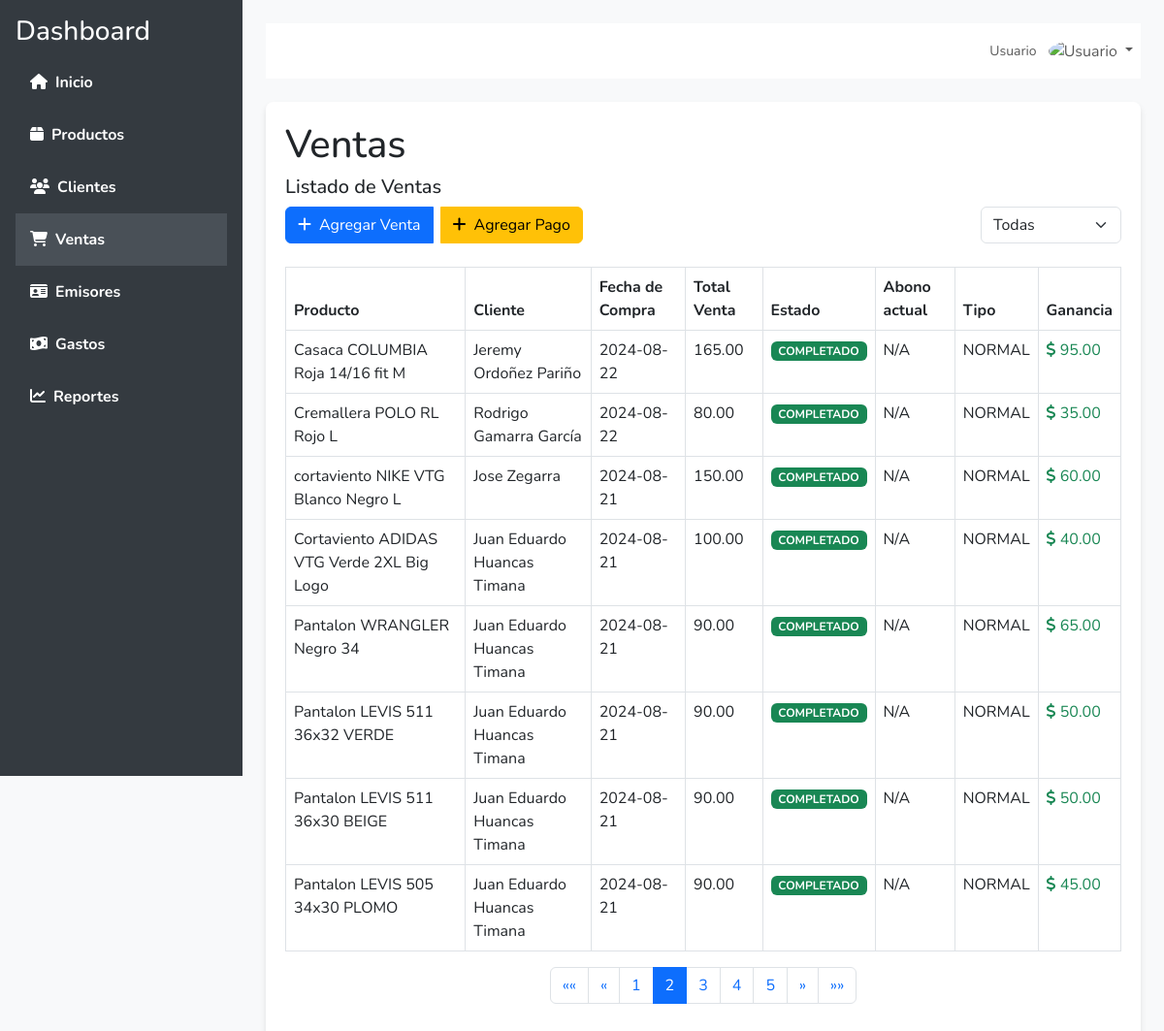
The app's page /ventas/?page=2&estado=TODOS with its own data.
### myapp/models.py (models this page shows, shortened)
class Venta(models.Model):
    TIPO_VENTA_CHOICES = [
        ('NORMAL', 'Normal'),
        ('FRACCIONADO', 'Fraccionado'),
        ('DROPSHIPPING', 'Dropshipping'),
    ]
    ESTADO_VENTA_CHOICES = [
        ('COMPLETADO', 'Completado'),
        ('PENDIENTE', 'Pendiente'),
    ]
    producto = models.ForeignKey('Producto', on_delete=models.CASCADE)
    cliente = models.ForeignKey('Cliente', on_delete=models.CASCADE)
    fecha_compra = models.DateTimeField()  # Removido auto_now_add=True
    total_venta = models.DecimalField(max_digits=10, decimal_places=2, default=0)  # Cambiado a default=0
    pago_fraccionado=models.DecimalField(max_digits=10, decimal_places=2, default=0)
    tipo_venta = models.CharField(max_length=20, choices=TIPO_VENTA_CHOICES, default='NORMAL')
    estado = models.CharField(max_length=20, choices=ESTADO_VENTA_CHOICES, default='COMPLETADO')
    eliminado = models.BooleanField(default=False)  # Nuevo campo para eliminación lógica

class Producto(models.Model):
    CATEGORIAS = [
        ('Zapatilla', 'Zapatilla'),
        ('Polo', 'Polo'),
        ('Mochila', 'Mochila'),
    ]
    ESTADOS = [
        ('Disponible', 'Disponible'),
        ('Separado', 'Separado'),
        ('Vendido', 'Vendido'),
    ]
    nombre = models.CharField(max_length=100)
    talla = models.CharField(max_length=10)
    marca = models.CharField(max_length=50)
    descripcion = models.TextField()
    precio_compra = models.DecimalField(max_digits=10, decimal_places=2)
    precio_venta = models.DecimalField(max_digits=10, decimal_places=2)
    fecha_compra = models.DateField()
    estado = models.CharField(max_length=10, choices=ESTADOS, default='Disponible')
    categoria = models.CharField(max_length=20, choices=CATEGORIAS)
    fecha_subida = models.DateTimeField(auto_now_add=True)
    eliminado = models.BooleanField(default=False)  # Nuevo campo para eliminación lógica

class Cliente(models.Model):
    nombre = models.CharField(max_length=50)
    apellido = models.CharField(max_length=50)
    celular = models.CharField(max_length=15)
    dni = models.CharField(max_length=8)
    destino = models.CharField(max_length=20)
    eliminado = models.BooleanField(default=False)  # Nuevo campo para eliminación lógica

### myapp/views.py (the view)
# urls.py: path('ventas/', ver_ventas, name='ver_ventas'),
def ver_ventas(request):
    estado_filtro = request.GET.get('estado', 'TODOS')
    if estado_filtro == 'TODOS':
        ventas_list = Venta.objects.all().order_by('-fecha_compra')
    else:
        ventas_list = Venta.objects.filter(estado=estado_filtro).order_by('-fecha_compra')
    ventas_con_ganancia = []
    for venta in ventas_list:
        producto = venta.producto
        ganancia = venta.total_venta - producto.precio_compra
        fecha_formateada = DateFormat(venta.fecha_compra).format('Y-m-d')
        ventas_con_ganancia.append({
            'venta': venta,
            'ganancia': ganancia,
            'fecha_formateada': fecha_formateada
        })
    paginator = Paginator(ventas_con_ganancia, 8)  # Mostrar 8 ventas por página
    page_number = request.GET.get('page', 1)  # Obtener el número de página desde la solicitud GET
    page_obj = paginator.get_page(page_number)
    return render(request, 'ventas.html', {
        'page_obj': page_obj,
        'estado_filtro': estado_filtro
    })

### myapp/templates/ventas.html (shortened to what this page needs)
<!DOCTYPE html>
<html lang="es">
<head>
    <link href="https://cdn.jsdelivr.net/npm/bootstrap@5.3.0/dist/css/bootstrap.min.css" rel="stylesheet">
    <link href="https://cdnjs.cloudflare.com/ajax/libs/font-awesome/6.4.0/css/all.min.css" rel="stylesheet">
</head>
<body>
    <div id="wrapper">
        <nav id="sidebar" class="d-flex flex-column p-3">
            <h3 class="text-white">Dashboard</h3>
            <ul class="nav flex-column">
                <li class="nav-item">
                    <a href="{% url 'home' %}" class="nav-link sidebar-link "><i class="fas fa-home me-2"></i>Inicio</a>
                </li>
                <li class="nav-item">
                    <a href="{% url 'ver_productos' %}" class="nav-link sidebar-link "><i class="fas fa-box me-2"></i>Productos</a>
                </li>
                <li class="nav-item">
                    <a href="{% url 'ver_clientes' %}" class="nav-link sidebar-link"><i class="fas fa-users me-2"></i>Clientes</a>
                </li>
                <li class="nav-item">
                    <a href="{% url 'ver_ventas' %}" class="nav-link sidebar-link active"><i class="fas fa-shopping-cart me-2"></i>Ventas</a>
                </li>
                <li class="nav-item">
                    <a href="{% url 'listar_emisores' %}" class="nav-link sidebar-link " ><i class="fas fa-id-card me-2"></i>Emisores</a>
                </li>
                <li class="nav-item">
                    <a href="{% url 'ver_gastos' %}" class="nav-link sidebar-link "><i class="fas fa-money-bill-wave me-2"></i>Gastos</a>
                </li>
                <li class="nav-item">
                    <a href="{% url 'ver_reportes' %}" class="nav-link sidebar-link"><i class="fas fa-chart-line me-2"></i>Reportes</a>
                </li>
            </ul>
        </nav>
        <div id="content-wrapper" class="w-100 p-4">
            <nav class="navbar navbar-expand-lg navbar-light shadow-custom mb-4">
                <ul class="navbar-nav ms-auto">
                    <li class="nav-item dropdown">
                        <a class="nav-link dropdown-toggle" href="#" id="userDropdown" role="button" data-bs-toggle="dropdown">
                            <span class="d-none d-lg-inline text-gray-600 small">Usuario</span>
                            <img class="img-profile rounded-circle ms-2" src="https://cdn-icons-png.flaticon.com/512/764/764865.png" alt="Usuario" width="30">
                        </a>
                    </li>
                </ul>
            </nav>
            <div class="container">
                <h1>Ventas</h1>
                <div class="table-container">
                    <h5>Listado de Ventas</h5>
                    <div class="d-flex justify-content-between mb-4">
                        <div class="btn-group">
                            <a href="{% url 'crear_venta' %}" class="btn btn-primary me-2"><i class="fas fa-plus me-2"></i>Agregar Venta</a>
                            <a href="{% url 'agregar_pago' %}" class="btn btn-warning"><i class="fas fa-plus me-2"></i>Agregar Pago</a>
                        </div>
                        <div>
                            <form method="GET" action="{% url 'ver_ventas' %}">
                                <select name="estado" class="form-select" onchange="this.form.submit()">
                                    <option value="TODOS" {% if estado_filtro == 'TODOS' %}selected{% endif %}>Todas</option>
                                </select>
                            </form>
                        </div>
                    </div>
                    <div class="table-responsive">
                    <table class="table table-bordered">
                        <thead>
                            <tr>
                                <th>Producto</th>
                                <th>Cliente</th>
                                <th>Fecha de Compra</th>
                                <th>Total Venta</th>
                                <th>Estado</th>
                                {% if estado_filtro == 'PENDIENTE' or estado_filtro == 'TODOS' %}
                                    <th>Abono actual</th>
                                {% endif %}
                                <th>Tipo</th>
                                <th>Ganancia</th>
                            </tr>
                        </thead>
                        <tbody>
                            {% for item in page_obj %}
                                <tr>
                                    <td>{{ item.venta.producto.nombre }}</td>
                                    <td>{{ item.venta.cliente.nombre }} {{ item.venta.cliente.apellido }}</td>
                                    <td>{{ item.fecha_formateada  }}</td>
                                    <td>{{ item.venta.total_venta }}</td>
                                    <td>
                                        <span class="badge
                                            {% if item.venta.estado == 'COMPLETADO' %} bg-success
                                            {% else %} bg-warning text-dark {% endif %}">
                                            {{ item.venta.estado }}
                                        </span>
                                    </td>
                                    {% if estado_filtro == 'PENDIENTE' or estado_filtro == 'TODOS' %}
                                        {% if item.venta.pago_fraccionado %}
                                            <td>{{ item.venta.pago_fraccionado }}</td>
                                        {% else %}
                                            <td>N/A</td>
                                        {% endif %}
                                    {% endif %}
                                    <td>{{ item.venta.tipo_venta }}</td>
                                    <td class="text-success font-weight-bold">
                                        <i class="fas fa-dollar-sign"></i> {{ item.ganancia }}
                                    </td>
                                </tr>
                            {% empty %}
                                <tr>
                                    <td colspan="{% if estado_filtro == 'PENDIENTE' or estado_filtro == 'TODOS' %}6{% else %}5{% endif %}" class="text-center">No hay ventas registradas</td>
                                </tr>
                            {% endfor %}
                        </tbody>
                    </table>
                </div>
                    <nav aria-label="Page navigation">
                        <ul class="pagination">
                            {% if page_obj.has_previous %}
                                <li class="page-item">
                                    <a class="page-link" href="?page=1&estado={{ estado_filtro }}" aria-label="Primera">
                                        <span aria-hidden="true">&laquo;&laquo;</span>
                                    </a>
                                </li>
                                <li class="page-item">
                                    <a class="page-link" href="?page={{ page_obj.previous_page_number }}&estado={{ estado_filtro }}" aria-label="Anterior">
                                        <span aria-hidden="true">&laquo;</span>
                                    </a>
                                </li>
                            {% endif %}
                            {% for num in page_obj.paginator.page_range %}
                                {% if page_obj.number == num %}
                                    <li class="page-item active"><span class="page-link">{{ num }}</span></li>
                                {% else %}
                                    <li class="page-item"><a class="page-link" href="?page={{ num }}&estado={{ estado_filtro }}">{{ num }}</a></li>
                                {% endif %}
                            {% endfor %}
                            {% if page_obj.has_next %}
                                <li class="page-item">
                                    <a class="page-link" href="?page={{ page_obj.next_page_number }}&estado={{ estado_filtro }}" aria-label="Siguiente">
                                        <span aria-hidden="true">&raquo;</span>
                                    </a>
                                </li>
                                <li class="page-item">
                                    <a class="page-link" href="?page={{ page_obj.paginator.num_pages }}&estado={{ estado_filtro }}" aria-label="Última">
                                        <span aria-hidden="true">&raquo;&raquo;</span>
                                    </a>
                                </li>
                            {% endif %}
                        </ul>
                    </nav>
                </div>
            </div>
        </div>
    </div>
</body>
</html>

### myapp/templates/ventas.html (style rules this page uses)
body { background-color: #f8f9fa; font-family: 'Nunito', sans-serif; }
#wrapper { display: flex; height: 100vh; }
#sidebar { background-color: #343a40; min-width: 250px; height: 100vh; position: fixed; top: 0; left: 0; transition: transform 0.3s ease; z-index: 1000; }
#sidebar .sidebar-link { color: #ffffff; font-weight: bold; padding: 15px; display: block; text-decoration: none; }
#sidebar .active { background-color: #495057; }
#content-wrapper { margin-left: 250px; width: calc(100% - 250px); transition: margin-left 0.3s ease; }
.navbar { background-color: #ffffff; z-index: 1001; }
.container { background-color: #ffffff; border-radius: 8px; padding: 20px; box-shadow: 0 4px 6px rgba(0, 0, 0, 0.1); }
.table-container { margin-bottom: 20px; }
.pagination { justify-content: center; }

### records on screen
Venta: venta.producto.nombre "Casaca COLUMBIA Roja 14/16 fit M", venta.cliente.nombre "Jeremy", venta.cliente.apellido "Ordoñez Pariño", fecha_formateada "2024-08-22", venta.total_venta "165.00", venta.estado "COMPLETADO", pago_fraccionado "N/A", venta.tipo_venta "NORMAL", ganancia "95.00"
Venta: venta.producto.nombre "Cremallera POLO RL Rojo L", venta.cliente.nombre "Rodrigo", venta.cliente.apellido "Gamarra García", fecha_formateada "2024-08-22", venta.total_venta "80.00", venta.estado "COMPLETADO", pago_fraccionado "N/A", venta.tipo_venta "NORMAL", ganancia "35.00"
Venta: venta.producto.nombre "cortaviento NIKE VTG Blanco Negro L", venta.cliente.nombre "Jose", venta.cliente.apellido "Zegarra", fecha_formateada "2024-08-21", venta.total_venta "150.00", venta.estado "COMPLETADO", pago_fraccionado "N/A", venta.tipo_venta "NORMAL", ganancia "60.00"
Venta: venta.producto.nombre "Cortaviento ADIDAS VTG Verde 2XL Big Logo", venta.cliente.nombre "Juan Eduardo", venta.cliente.apellido "Huancas Timana", fecha_formateada "2024-08-21", venta.total_venta "100.00", venta.estado "COMPLETADO", pago_fraccionado "N/A", venta.tipo_venta "NORMAL", ganancia "40.00"
Venta: venta.producto.nombre "Pantalon WRANGLER Negro 34", venta.cliente.nombre "Juan Eduardo", venta.cliente.apellido "Huancas Timana", fecha_formateada "2024-08-21", venta.total_venta "90.00", venta.estado "COMPLETADO", pago_fraccionado "N/A", venta.tipo_venta "NORMAL", ganancia "65.00"
Venta: venta.producto.nombre "Pantalon LEVIS 511 36x32 VERDE", venta.cliente.nombre "Juan Eduardo", venta.cliente.apellido "Huancas Timana", fecha_formateada "2024-08-21", venta.total_venta "90.00", venta.estado "COMPLETADO", pago_fraccionado "N/A", venta.tipo_venta "NORMAL", ganancia "50.00"
Venta: venta.producto.nombre "Pantalon LEVIS 511 36x30 BEIGE", venta.cliente.nombre "Juan Eduardo", venta.cliente.apellido "Huancas Timana", fecha_formateada "2024-08-21", venta.total_venta "90.00", venta.estado "COMPLETADO", pago_fraccionado "N/A", venta.tipo_venta "NORMAL", ganancia "50.00"
Venta: venta.producto.nombre "Pantalon LEVIS 505 34x30 PLOMO", venta.cliente.nombre "Juan Eduardo", venta.cliente.apellido "Huancas Timana", fecha_formateada "2024-08-21", venta.total_venta "90.00", venta.estado "COMPLETADO", pago_fraccionado "N/A", venta.tipo_venta "NORMAL", ganancia "45.00"

### other values on screen
{{ num }} "1" "3" "4" "5"
{{ num }} "2"
